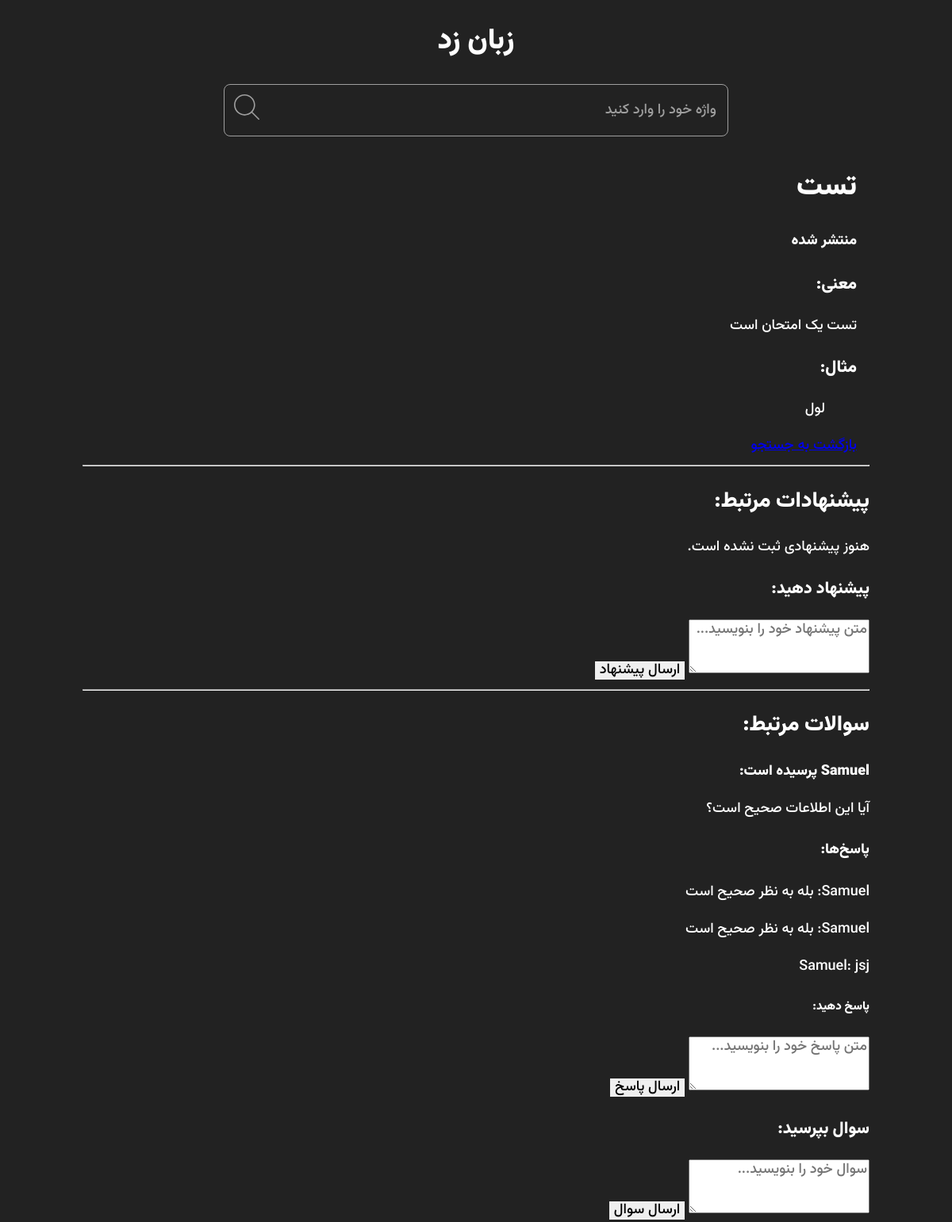
The app's page /word/w/tst/ with its own data.
### Word/models.py (models this page shows, shortened)
class Words(models.Model):
    STATUS_CHOICES = [
        ('d', 'پیش نویس'),
        ('p', 'منتشر شده'),
        ('r', 'رد شده'),  # اضافه کردن وضعیت رد شده
    ]
    user = models.ForeignKey(User, on_delete=models.CASCADE, null=True, blank=True)
    word = models.CharField(max_length=50, verbose_name="کلمه")
    slug = models.SlugField(max_length=50, unique=True, editable=False)  # Slug فقط در ایجاد ساخته شود
    meaning = models.TextField()
    example = models.TextField()
    status = models.CharField(max_length=10, choices=STATUS_CHOICES, default='d')
    class Meta:
        verbose_name = 'کلمه'
        verbose_name_plural = 'کلمه‌ها'

class Ask(models.Model):
    ask_to = models.ForeignKey(Words, on_delete=models.CASCADE, null=True, blank=True)
    user = models.ForeignKey(User, on_delete=models.CASCADE, null=True, blank=True)  # اینجا تغییر کرد
    question = models.TextField()
    class Meta:
        verbose_name = 'سوال'
        verbose_name_plural = 'سوالات'

class Response(models.Model):
    user = models.ForeignKey(User, on_delete=models.CASCADE, null=True, blank=True)  # مقدار دیفالت نمی‌خواهد
    response_to = models.ForeignKey(Ask, on_delete=models.CASCADE)
    response = models.TextField()
    class Meta:
        verbose_name = 'پاسخ'
        verbose_name_plural = 'پاسخ‌ها'

### Authentication/models.py (models this page shows, shortened)
class User(AbstractUser):
    email = models.EmailField(unique=True, validators=[validate_email_domain])
    bio = models.TextField(blank=True , max_length=100)
    hits = models.ManyToManyField(IPAddress, related_name="hits", blank=True, editable=False)
    score = models.IntegerField(default=0, editable=False)
    is_banned = models.BooleanField(default=False, editable=False)
    class Meta:
        verbose_name = "حساب"
        verbose_name_plural = "حساب ها"

### Word/views.py (the view)
# urls.py: path('w/<str:word_slug>/', word_detail, name="word_detail"),  # مسیر جزئیات کلمه
def word_detail(request, word_slug):
    word = get_object_or_404(Words, slug=word_slug)
    suggestions = Suggestion.objects.filter(suggested_to=word, status='p')  # پیشنهادات تایید شده
    questions = Ask.objects.filter(ask_to=word)
    return render(request, 'Word/word_detail.html', {'word': word,'suggestions': suggestions, 'questions': questions})

### Home/Middleware.py (called while the page is built)
    def __call__(self, request):
        x_forwarded_for = request.META.get('HTTP_X_FORWARDED_FOR')
        if x_forwarded_for:
            ip = x_forwarded_for.split(',')[0]
        else:
            ip = request.META.get('REMOTE_ADDR')
        ip_address, created = IPAddress.objects.update_or_create(
            ipAddr=ip,
            defaults={"last_seen": now()}  # به‌روزرسانی زمان آخرین بازدید
        )
        request.user.ip_address = ip_address  # اتصال IP به کاربر
        response = self.get_response(request)
        return response

### Templates/Word/word_detail.html (shortened to what this page needs)
{% extends '../Base/Base.html' %}
{% block main %}
<div class="container mt-5">
    <div class="card shadow-lg p-4">
        <h1 class="text-center mb-3">{{ word.word }}</h1>
        <h4 class="text-muted text-center">{{ word.get_status_display }}</h4>
        <div class="mt-4">
            <h3>معنی:</h3>
            <p class="lead">{{ word.meaning }}</p>
        </div>
        <div class="mt-4">
            <h3>مثال:</h3>
            <blockquote class="blockquote">{{ word.example }}</blockquote>
        </div>
        <div class="text-center mt-4">
            <a href="{% url 'Home:search_word' %}?q={{ word.word }}" class="btn btn-primary">بازگشت به جستجو</a>
        </div>
    </div>
</div>
<hr>
<h2>پیشنهادات مرتبط:</h2>
{% if suggestions %}
    <ul>
        {% for suggestion in suggestions %}
            <li>{{ suggestion.text }} - وضعیت: {{ suggestion.get_status_display }}</li>
        {% endfor %}
    </ul>
{% else %}
    <p>هنوز پیشنهادی ثبت نشده است.</p>
{% endif %}
<h3>پیشنهاد دهید:</h3>
<form method="POST" action="{% url 'Word:add_suggestion' word_slug=word.slug %}">
    <textarea name="suggestion_text" rows="3" placeholder="متن پیشنهاد خود را بنویسید..."></textarea>
    <button type="submit">ارسال پیشنهاد</button>
</form>
<hr>
<h2>سوالات مرتبط:</h2>
{% for question in word.ask_set.all %}
    <div class="question">
        <p><strong>{{ question.user.username }} پرسیده است:</strong></p>
        <p>{{ question.question }}</p>
        <h4>پاسخ‌ها:</h4>
        {% for response in question.response_set.all %}
            <p>{{ response.user.username }}: {{ response.response }}</p>
        {% empty %}
            <p>هنوز پاسخی به این سوال داده نشده است.</p>
        {% endfor %}
        <h5>پاسخ دهید:</h5>
        <form method="POST" action="{% url 'Word:add_response' question.id %}">
            <textarea name="response_text" rows="3" placeholder="متن پاسخ خود را بنویسید..."></textarea>
            <button type="submit">ارسال پاسخ</button>
        </form>
    </div>
{% endfor %}
<h3>سوال بپرسید:</h3>
<form method="POST" action="{% url 'Word:add_question' word_slug=word.slug %}">
    <textarea name="question_text" rows="3" placeholder="سوال خود را بنویسید..."></textarea>
    <button type="submit">ارسال سوال</button>
</form>
{% endblock %}

### Templates/Base/Base.html (shortened to what this page needs)
{% load static %}
<!DOCTYPE html>
<html dir="rtl" lang="fa">
<head>
  <link rel="stylesheet" href="{% static 'app.css' %}">
</head>
<body>
  <main class="container">
    <h1 class="h1-title">زبان زد</h1>
    <div class="search-container">
      <form class="search-form" action="{% url 'Home:search_words' %}" method="GET" novalidate>
        <input class="search-form__input" type="text" placeholder="واژه خود را وارد کنید" autocomplete="off"
          inputmode="search">
        <button class="search-form__button" type="submit">
        </button>
      </form>
    </div>
    {% block main %}{% endblock main %}
  </main>
</body>
</html>

### Static/app.css (style rules this page uses)
:root { --dark: #222; --gray: #9f9f9f; --white: #fff; --app-fill-clr: var(--white); --app-bg-clr: var(--dark); --font-family: 'Vazirmatn', Helvetica Neue Arabic-Arabic, system-ui, -apple-system, BlinkMacSystemFont, "Segoe UI", Roboto, Arial, "Noto Sans", sans-serif, "Apple Color Emoji", "Segoe UI Emoji", "Segoe UI Symbol", "Noto Color Emoji"; }
html { line-height: 1.15; -webkit-text-size-adjust: 100%; }
body { margin: 0; }
main { display: block; }
h1 { font-size: 2em; margin: 0.67em 0; }
hr { box-sizing: content-box; height: 0; overflow: visible; }
a { background-color: transparent; }
b, strong { font-weight: bolder; }
button, input, optgroup, select, textarea { font-family: inherit; font-size: 100%; line-height: 1.15; margin: 0; }
button, input { overflow: visible; }
button, select { text-transform: none; }
button, [type="button"], [type="reset"], [type="submit"] { -webkit-appearance: button; }
textarea { overflow: auto; }
button, input { appearance: none; border: none; outline: none; }
*, *::before, *::after { -webkit-tap-highlight-color: transparent; scroll-behavior: smooth; box-sizing: border-box; }
body { margin: 0; color: var(--app-fill-clr); font-weight: 500; font-size: 1.125rem; line-height: 1.6; font-family: var(--font-family); text-wrap: balance; background-color: var(--app-bg-clr); }
.h1-title { font-weight: 900; text-align: center; }
.search-container { --gap-size: .75rem; --width: 39.75rem; position: relative; max-width: var(--width); margin-left: auto; margin-right: auto; }
.search-form { position: relative; display: flex; gap: var(--gap-size); padding: 0 var(--gap-size); margin: var(--gap-size) auto; border: .0625rem solid var(--gray); border-radius: 8px; }
.search-form>* { background-color: transparent; }
.search-form__input { flex-grow: 1; height: 4rem; color: var(--gray); }
.search-form__input::placeholder { color: var(--gray); }
.search-form__button { padding: 0; }
.search-form__icon { width: 2rem; fill: var(--gray); }
.container { width: 100%; padding-inline: 1rem; margin-inline: auto; }
@media (min-width: 475px) { .container { max-width: 475px; } }
@media (min-width: 640px) { .container { max-width: 640px; } }
@media (min-width: 768px) { .container { max-width: 768px; } }
@media (min-width: 1024px) { .container { max-width: 1024px; } }

### records on screen
Words: word "تست", status "منتشر شده", meaning "تست یک امتحان است", example "لول"
Ask: question "آیا این اطلاعات صحیح است؟"
Response: user.username "Samuel", response "بله به نظر صحیح است"
Response: user.username "Samuel", response "بله به نظر صحیح است"
Response: user.username "Samuel", response "jsj"
